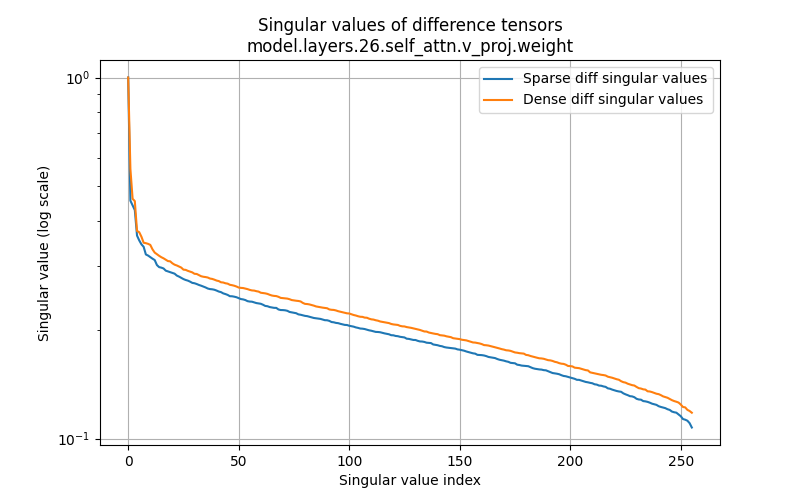
#> input picture scripts/plot/layer_diff_plots/model_layers_26_self_attn_v_proj_weight_singular_values_normalized.png, 800 x 500 px, found by its file name
$ python comb_pages.py
#> lines starting #> are read from the running program, lines starting #| are printed output that depends on the picture
from PIL import Image
import os

def combine_images(image_folder, output_path, rows=3, cols=5):
    """
    将指定文件夹中的15张图片组合成一张大图

    参数:
    image_folder: 包含输入图片的文件夹路径
    output_path: 输出图片的保存路径
    rows: 组合后的行数
    cols: 组合后的列数
    """
#> called with output_path = 'combined_image.png', rows = 3, cols = 5

    # 获取文件夹中的所有图片文件
    image_files = ['model_layers_26_self_attn_v_proj_weight_singular_values_normalized.png',
                   'model_layers_26_self_attn_k_proj_weight_singular_values_normalized.png',
                   'model_layers_26_self_attn_q_proj_weight_singular_values_normalized.png',
                   'model_layers_26_self_attn_o_proj_weight_singular_values_normalized.png',
                   'model_layers_26_mlp_up_proj_weight_singular_values_normalized.png',
                   'model_layers_26_mlp_gate_proj_weight_singular_values_normalized.png',
                   'model_layers_26_mlp_down_proj_weight_singular_values_normalized.png',
                   'model_layers_0_self_attn_v_proj_weight_singular_values_normalized.png',
                   'model_layers_0_self_attn_k_proj_weight_singular_values_normalized.png',
                   'model_layers_0_self_attn_q_proj_weight_singular_values_normalized.png',
                   'model_layers_0_self_attn_o_proj_weight_singular_values_normalized.png',
                   'model_layers_0_mlp_up_proj_weight_singular_values_normalized.png',
                   'model_layers_0_mlp_gate_proj_weight_singular_values_normalized.png',
                   'model_layers_0_mlp_down_proj_weight_singular_values_normalized.png']

    # 确保有足够的图片
    if len(image_files) < rows * cols:
        print(f"错误: 需要 {rows*cols} 张图片，但只找到 {len(image_files)} 张")
        # return

    # 取前15张图片
    image_files = image_files[:rows*cols]

    # 打开第一张图片以获取尺寸
    first_image = Image.open(os.path.join(image_folder, image_files[0]))
#> first_image is the input picture: PIL image 800x500 RGBA; mean R, G, B, A 248.9, 248.7, 248.4, 255
    img_width, img_height = first_image.size
#> img_width = 800; img_height = 500

    # 创建新的大图
    new_image = Image.new('RGB', (cols * img_width, rows * img_height))
#> new_image: PIL image 4000x1500 RGB; every value is 0

    # 将每张图片粘贴到大图上
    for index, image_file in enumerate(image_files):
        img = Image.open(os.path.join(image_folder, image_file))

        # 计算位置
        x = (index % cols) * img_width
#> x = 0
        y = (index // cols) * img_height
#> y = 0

        new_image.paste(img, (x, y))
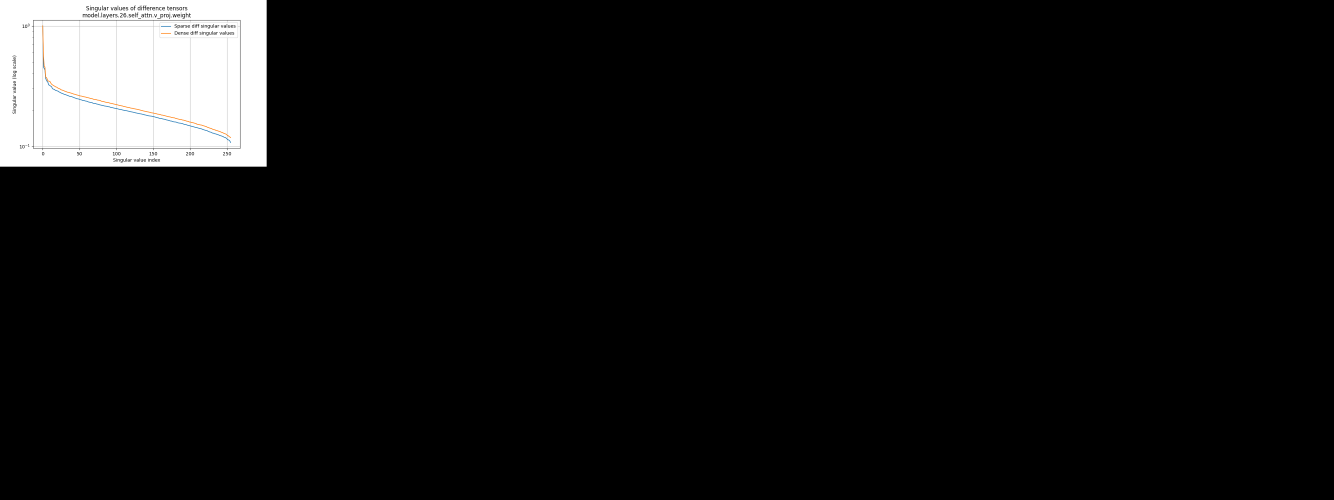
#> new_image: PIL image 4000x1500 RGB (shown at 1/3 size); mean R, G, B 16.6, 16.6, 16.6

    # 保存结果
    new_image.save(output_path)
    print(f"图片已成功组合并保存到: {output_path}")

# 使用示例
if __name__ == "__main__":
    # 设置参数
    image_folder = "/home/haizhonz/Zhaofeng/verl/scripts/plot/layer_diff_plots"  # 替换为你的图片文件夹路径
    output_path = "combined_image.png"    # 输出文件路径

    # 调用函数组合图片
#> (the run stopped early here; a loop or call above may not have finished)
